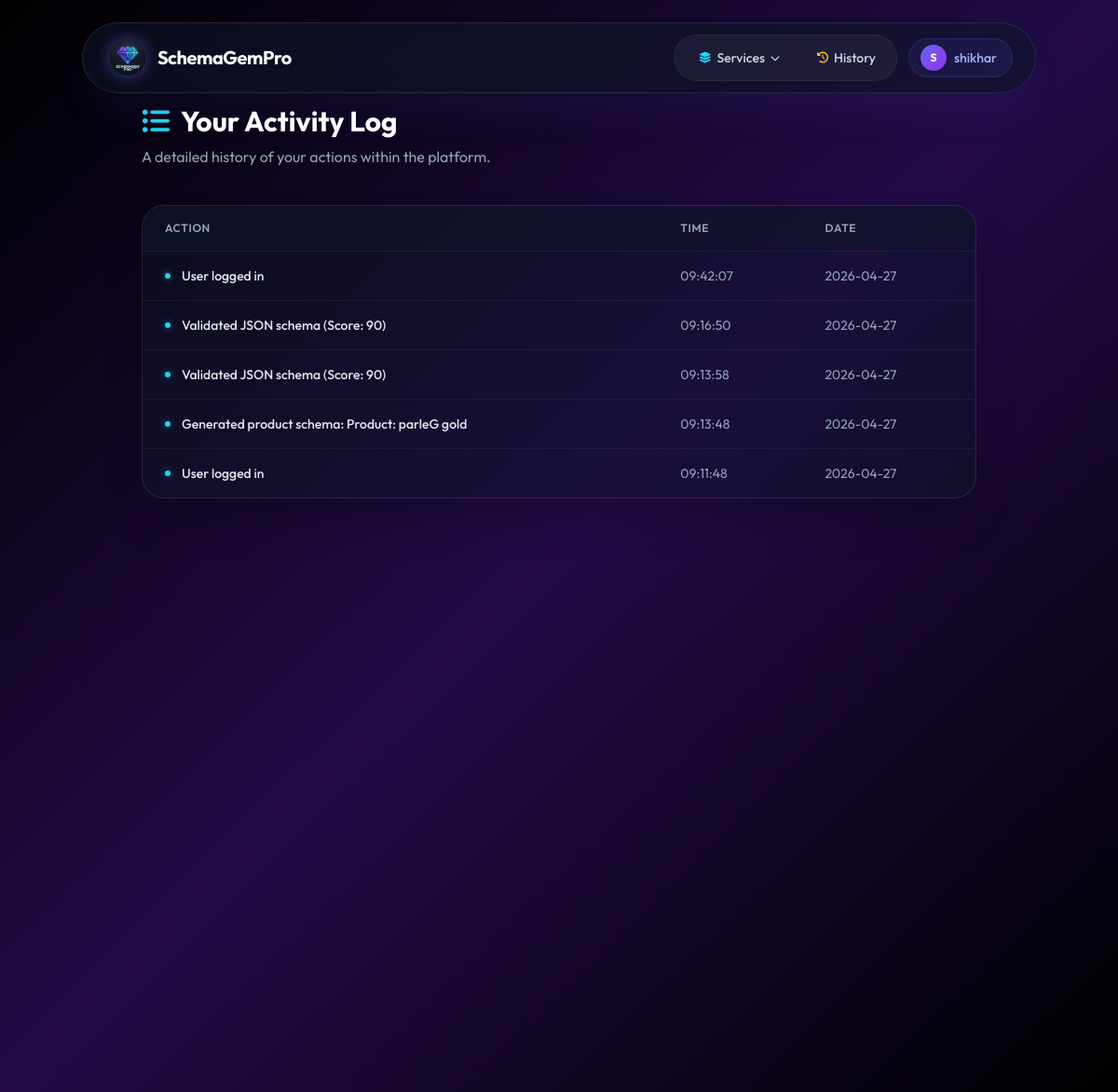
Page /activity (signed in) on the committed database.
### models.py (models this page shows, shortened)
class User(db.Model, UserMixin):
    id = db.Column(db.Integer, primary_key=True)
    username = db.Column(db.String(80), unique=True, nullable=False)
    email = db.Column(db.String(120), unique=True, nullable=False)
    password_hash = db.Column(db.String(256), nullable=False)
    created_at = db.Column(db.DateTime, default=datetime.utcnow)
    schemas = db.relationship('Schema', backref='owner', lazy=True)
    logs = db.relationship('ActivityLog', backref='user', lazy=True)

class ActivityLog(db.Model):
    id = db.Column(db.Integer, primary_key=True)
    action = db.Column(db.String(200), nullable=False)
    created_at = db.Column(db.DateTime, default=datetime.utcnow)
    user_id = db.Column(db.Integer, db.ForeignKey('user.id'), nullable=False)

### app.py (the view)
@app.route('/activity')
@login_required
def activity_log():
    logs = ActivityLog.query.filter_by(user_id=current_user.id).order_by(ActivityLog.created_at.desc()).limit(50).all()
    return render_template('activity.html', logs=logs)

### app.py (called while the page is built)
@login_manager.user_loader
def load_user(user_id):
    return db.session.get(User, int(user_id))

### templates/activity.html (shortened to what this page needs)
{% extends 'base.html' %}
{% block content %}
<div class="animate-fade-in-up max-w-4xl mx-auto">
    <div class="mb-10">
        <h1 class="text-3xl font-bold text-white flex items-center gap-3">
            <i class="fas fa-list-ul text-cyan-400"></i> Your Activity Log
        </h1>
        <p class="text-slate-400 mt-2">A detailed history of your actions within the platform.</p>
    </div>
    <div class="bg-slate-900/40 backdrop-blur-xl border border-white/10 rounded-3xl overflow-hidden shadow-2xl">
        {% if logs %}
        <div class="overflow-x-auto">
            <table class="w-full text-left border-collapse">
                <thead>
                    <tr class="bg-slate-900/50 border-b border-white/5">
                        <th class="px-6 py-4 text-xs font-semibold text-slate-400 uppercase tracking-wider">Action</th>
                        <th class="px-6 py-4 text-xs font-semibold text-slate-400 uppercase tracking-wider">Time</th>
                        <th class="px-6 py-4 text-xs font-semibold text-slate-400 uppercase tracking-wider">Date</th>
                    </tr>
                </thead>
                <tbody class="divide-y divide-white/5">
                    {% for log in logs %}
                    <tr class="hover:bg-white/5 transition-colors group">
                        <td class="px-6 py-4 flex items-center gap-3 text-sm font-medium text-slate-200 group-hover:text-white transition-colors">
                            <span class="w-1.5 h-1.5 rounded-full bg-cyan-400 shadow-[0_0_8px_rgba(34,211,238,0.6)]"></span>
                            {{ log.action }}
                        </td>
                        <td class="px-6 py-4 text-sm text-slate-400">{{ log.created_at.strftime('%H:%M:%S') }}</td>
                        <td class="px-6 py-4 text-sm text-slate-400">{{ log.created_at.strftime('%Y-%m-%d') }}</td>
                    </tr>
                    {% endfor %}
                </tbody>
            </table>
        </div>
        {% endif %}
    </div>
</div>
{% endblock %}

### templates/base.html (shortened to what this page needs)
<!DOCTYPE html>
<html lang="en">
<head>
  <link rel="stylesheet" href="https://cdnjs.cloudflare.com/ajax/libs/font-awesome/6.4.0/css/all.min.css">
  <script src="https://cdn.tailwindcss.com"></script>
</head>
<body class="text-slate-200 font-sans overflow-x-hidden antialiased bg-black selection:bg-indigo-500/30">
  <div class="fixed inset-0 -z-10 overflow-hidden bg-black">
    <video autoplay muted loop playsinline class="w-full h-full object-cover mix-blend-luminosity opacity-60">
      <source src="https://media.istockphoto.com/id/1310134440/video/digital-transformation-concept-system-engineering-binary-code-programming.mp4?s=mp4-640x640-is&k=20&c=yL2j8oN-N-Zl_A1wH0O7sY8Q_o_v0xKk0xX_K8f7s2g=" type="video/mp4">
    </video>
    <div class="absolute inset-0 bg-gradient-to-br from-black/95 via-violet-950/70 to-black/95"></div>
  </div>
  <nav class="fixed w-[92%] max-w-5xl z-50 top-6 left-1/2 -translate-x-1/2 transition-all duration-300 bg-slate-900/60 backdrop-blur-2xl border border-white/10 rounded-full py-3 px-6 shadow-2xl shadow-indigo-500/10">
    <div class="flex items-center justify-between">
      <a href="{{ url_for('index') }}" class="flex items-center gap-3 group cursor-pointer pl-1">
        <img src="{{ url_for('static', filename='img/logo.png') }}" alt="SchemaGemPro Logo" class="w-10 h-10 rounded-full shadow-[0_0_15px_rgba(99,102,241,0.5)] group-hover:shadow-[0_0_25px_rgba(99,102,241,0.8)] transition-all duration-300 border border-white/10">
        <h1 class="text-xl font-bold text-white tracking-tight">SchemaGemPro</h1>
      </a>
      <div class="flex items-center gap-2">
        {% if current_user.is_authenticated %}
          <div class="hidden sm:flex items-center gap-1 bg-white/5 rounded-full p-1.5 border border-white/5">
            <div class="nav-dropdown" id="servicesDropdown">
              <button onclick="toggleDropdown()" class="flex items-center gap-1.5 px-5 py-2 rounded-full text-sm font-medium text-slate-300 hover:text-white hover:bg-white/10 transition-all select-none">
                <i class="fas fa-layer-group text-cyan-400 text-xs"></i> Services
                <i class="fas fa-chevron-down text-[10px] transition-transform duration-200" id="servicesChevron"></i>
              </button>
            </div>
            <a href="{{ url_for('history') }}" class="flex items-center gap-1.5 px-4 py-2 rounded-full text-sm font-medium text-slate-300 hover:text-white hover:bg-white/10 transition-all">
              <i class="fas fa-history text-amber-400 text-xs"></i> History
            </a>
          </div>
          <a href="{{ url_for('dashboard') }}" class="hidden sm:flex items-center gap-2 ml-1 pl-3 pr-4 py-1.5 rounded-full bg-indigo-500/10 border border-indigo-500/20 hover:bg-indigo-500/20 hover:border-indigo-500/40 transition-all duration-200 group">
            <div class="w-7 h-7 rounded-full bg-gradient-to-br from-indigo-500 to-purple-600 flex items-center justify-center text-white text-xs font-bold shadow-md">
              {{ current_user.username[0].upper() }}
            </div>
            <span class="text-sm font-medium text-indigo-300 group-hover:text-indigo-200 transition-colors">{{ current_user.username }}</span>
          </a>
        {% endif %}
      </div>
    </div>
  </nav>
  <main class="min-h-screen pt-28 pb-20 relative z-10 px-6">
    <div class="max-w-7xl mx-auto">
      {% block content %}{% endblock %}
    </div>
  </main>
</body>
</html>

### templates/base.html (style rules this page uses)
.nav-dropdown { position: relative; }

### rows in the picture
User: username "S", username "shikhar"
ActivityLog: action "User logged in", created_at "09:42:07", created_at "2026-04-27"
ActivityLog: action "Validated JSON schema (Score: 90)", created_at "09:16:50", created_at "2026-04-27"
ActivityLog: action "Validated JSON schema (Score: 90)", created_at "09:13:58", created_at "2026-04-27"
ActivityLog: action "Generated product schema: Product: parleG gold", created_at "09:13:48", created_at "2026-04-27"
ActivityLog: action "User logged in", created_at "09:11:48", created_at "2026-04-27"
